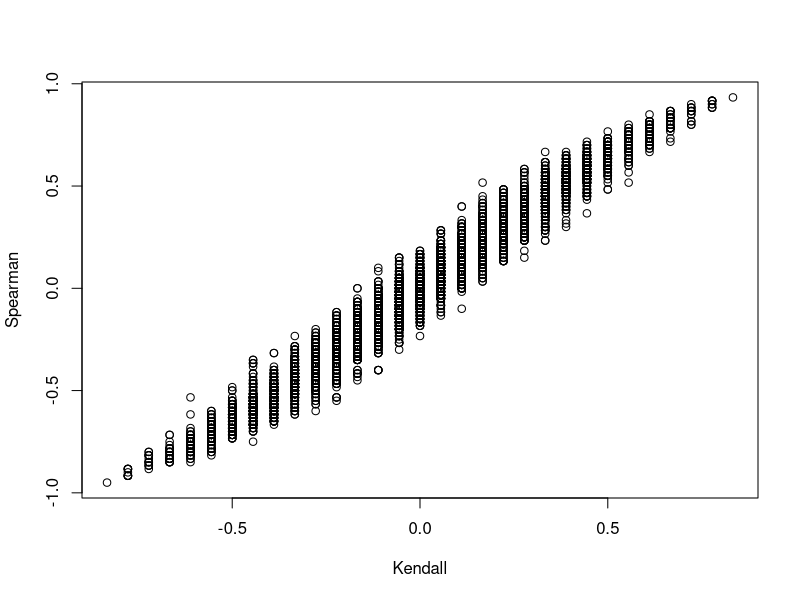

Write R code to recreate this figure.
## ---- chunk 1
knitr::opts_chunk$set(echo = TRUE)
## ---- chunk 2
i = c(1:10000)
x = c(1:9)
calcor <- function(i) {
  y = sample(x, 9);
  c(cor(x, y, method="kendall"),
  cor(x, y, method="spearman"))
}
rk = sapply(i, calcor)
## ---- chunk 3
mean(rk[1,])
sd(rk[1,])
## ---- chunk 4
mean(rk[2,])
sd(rk[2,])
## ---- chunk 5
cor(rk[1,], rk[2,], method="pearson")
## ---- chunk 6
plot(rk[1,], rk[2,], xlab = "Kendall", ylab = "Spearman")
